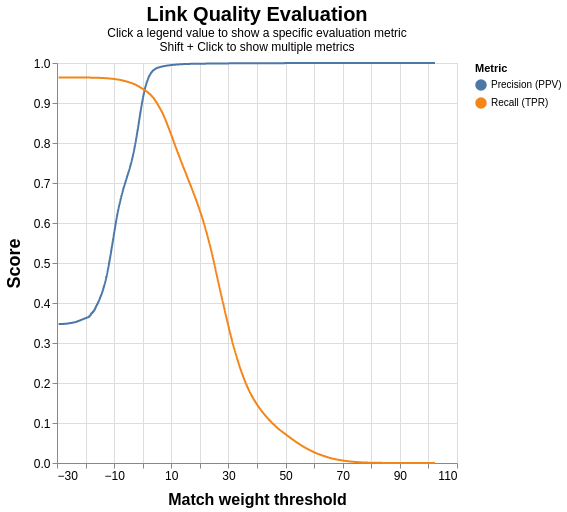

The notebook cell saved with this chart:
### Markdown cell above
## 5. Accuracy por threshold

Curva de precision, recall e F1 sobre a labels table. Use-a para escolher o
threshold de produção.

### Code cell
linker.evaluation.accuracy_analysis_from_labels_table(
    labels_sdf,
    output_type='accuracy',
    match_weight_round_to_nearest=0.02,
)

### Figure 1 — Vega-Lite specification as saved in the notebook (floating-point values rounded to 4 significant figures; data arrays with more than 128 entries replaced by an {"elided": "..."} marker saying what was removed)
{"config": {"view": {"continuousWidth": 300, "continuousHeight": 300}}, "layer": [{"layer": [{"mark": "point", "encoding": {"opacity": {"condition": {"param": "point_selection", "value": 1, "empty": false}, "value": 0}, "tooltip": [{"field": "truth_threshold", "format": ".3f", "title": "Match weight", "type": "quantitative"}, {"field": "match_probability", "format": ".3%", "title": "Match probability", "type": "quantitative"}, {"field": "tp", "format": ",.0f", "title": "TP", "type": "quantitative"}, {"field": "tn", "format": ",.0f", "title": "TN", "type": "quantitative"}, {"field": "fp", "format": ",.0f", "title": "FP", "type": "quantitative"}, {"field": "fn", "format": ",.0f", "title": "FN", "type": "quantitative"}, {"field": "precision", "format": ".4f", "title": "Precision", "type": "quantitative"}, {"field": "recall", "format": ".4f", "title": "Recall (TPR)", "type": "quantitative"}, {"field": "fp_rate", "format": ".4f", "title": "FPR", "type": "quantitative"}]}, "params": [{"name": "metric", "select": {"type": "point", "fields": ["metric"]}, "bind": "legend", "value": [{"metric": "precision"}, {"metric": "recall"}]}, {"name": "point_selection", "select": {"type": "point", "encodings": ["x"], "fields": ["truth_threshold"], "nearest": true, "on": "mouseover"}}], "transform": [{"filter": {"param": "metric", "empty": true}}]}, {"mark": "line", "encoding": {"opacity": {"condition": {"param": "metric", "value": 1}, "value": 0.1}}}], "encoding": {"color": {"field": "metric", "type": "nominal", "sort": ["precision", "recall"], "title": "Metric", "legend": {"labelExpr": "{'precision': 'Precision (PPV)', 'recall': 'Recall (TPR)', 'specificity': 'Specificity (TNR)', 'accuracy': 'Accuracy', 'npv': 'NPV', 'f1': 'F1', 'f2': 'F2', 'f0_5': 'F0.5', 'p4': 'P4', 'phi': 'φ (MCC)'}[datum.value]"}}, "x": {"type": "quantitative", "field": "truth_threshold", "axis": {"labelFontSize": 12, "title": "Match weight threshold", "titleFontSize": 16, "titlePadding": 10}}, "y": {"field": "value", "type": "quantitative", "axis": {"labelFontSize": 12, "title": "Score", "titleFontSize": 18, "titlePadding": 10}}}}, {"layer": [{"mark": {"type": "rule", "color": "gray"}, "encoding": {"x": {"field": "truth_threshold", "type": "quantitative"}}}, {"layer": [{"mark": {"type": "text", "align": "right", "baseline": "middle", "fontSize": 14, "x2": 200, "xOffset": -10, "y": 100, "y2": 200}, "transform": [{"filter": {"param": "metric", "empty": true}}]}], "encoding": {"color": {"field": "metric", "sort": ["precision", "recall"]}, "text": {"field": "y_text"}, "y": {"field": "score_index", "type": "quantitative"}}}, {"mark": {"type": "text", "color": "black", "fontSize": 14, "xOffset": 25, "y": "height", "yOffset": -20}, "encoding": {"text": {"condition": {"param": "point_selection", "aggregate": "min", "empty": false, "field": "truth_threshold", "format": "+.2f", "type": "nominal"}, "value": " "}, "x": {"field": "truth_threshold", "type": "quantitative"}}}], "transform": [{"filter": {"param": "point_selection", "empty": false}}]}], "data": {"name": "data-b9acbe22d93168e536e0f51458761837"}, "height": 400, "title": {"text": "Link Quality Evaluation", "fontSize": 20, "subtitle": ["Click a legend value to show a specific evaluation metric", "Shift + Click to show multiple metrics"]}, "transform": [{"fold": ["precision", "recall"], "as": ["metric", "value"]}, {"calculate": "0.275 - 0.05*indexof(['precision', 'recall'], datum.metric)", "as": "score_index"}, {"calculate": "{'precision': 'Precision (PPV)', 'recall': 'Recall (TPR)', 'specificity': 'Specificity (TNR)', 'accuracy': 'Accuracy', 'npv': 'NPV', 'f1': 'F1', 'f2': 'F2', 'f0_5': 'F0.5', 'p4': 'P4', 'phi': 'φ (MCC)'}[datum.metric]", "as": "metric_text"}, {"calculate": "datum.metric_text + ' = ' + format(datum.value, ',.3f')", "as": "y_text"}], "width": 400, "$schema": "https://vega.github.io/schema/vega-lite/v5.14.1.json", "datasets": {"data-b9acbe22d93168e536e0f51458761837": {"elided": "5422 records"}}}
